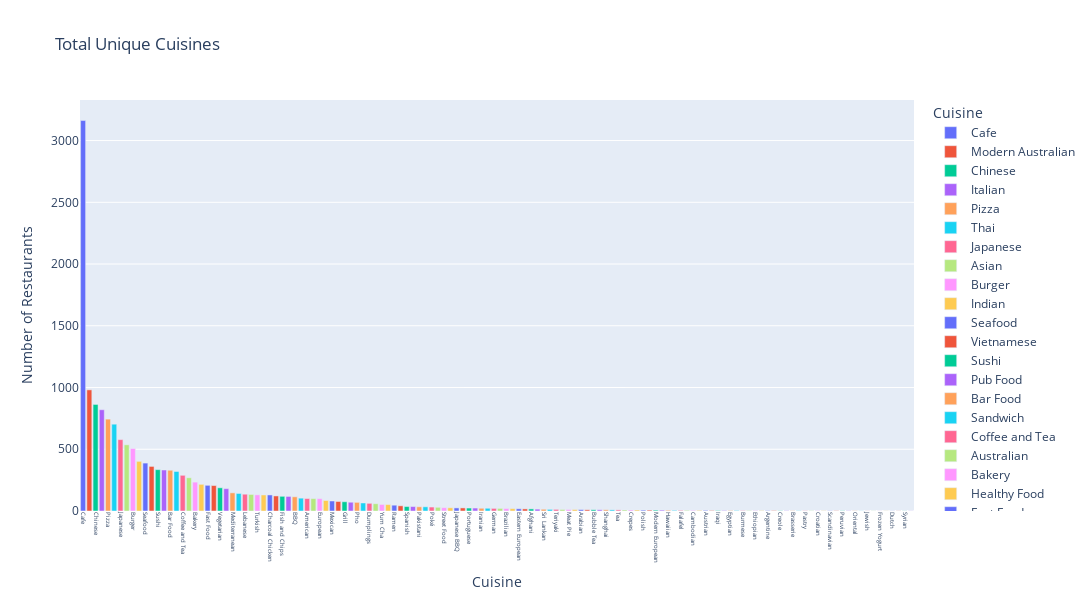

The code cell stored with this chart in its notebook:
### Markdown cell above
### Plot by Plotly

### Code cell
# Count occurrences of each cuisine by exploding the lists in the 'cuisine' column,
# which separates each cuisine into individual entries and calculates the frequency of each unique cuisine.
cuisine_counts = zomato_df['cuisine'].explode().value_counts()

# Reset the index of the counts to create a DataFrame that organizes the cuisine names and their respective counts.
# The resulting DataFrame will have two columns: one for cuisine names and another for their counts.
cuisine_df = cuisine_counts.reset_index()
cuisine_df.columns = ['Cuisine', 'Count']  # Rename the columns for clarity

# Create a bar plot using Plotly to visualize the total counts of unique cuisines.
# The x-axis will display cuisine names, and the y-axis will represent the number of restaurants for each cuisine.
fig = px.bar(cuisine_df, x='Cuisine', y='Count', title='Total Unique Cuisines',
             labels={'Count': 'Number of Restaurants'}, color='Cuisine')

# Customize the layout of the plot:
# Rotate x-axis labels to 90 degrees for improved readability and set the overall dimensions of the plot.
# Also, set the font size for x-axis labels to 6 for better fit and appearance.
fig.update_layout(xaxis_tickangle=90, height=600, width=1200, 
                  xaxis_tickfont=dict(size=6))  # Set font size for x-axis labels to 6

# Display the plot in an interactive window.
fig.show()
